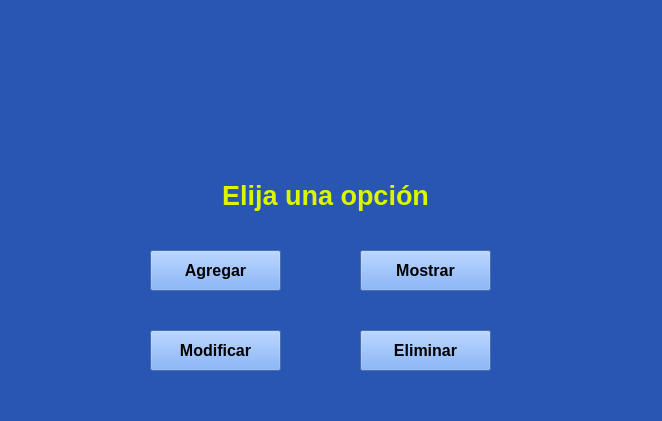
<?xml version="1.0" encoding="UTF-8"?>
<ui version="4.0">
 <class>Menu_Principal</class>
 <widget class="QMainWindow" name="Menu_Principal">
  <property name="geometry">
   <rect>
    <x>0</x>
    <y>0</y>
    <width>662</width>
    <height>421</height>
   </rect>
  </property>
  <property name="windowTitle">
   <string>MainWindow</string>
  </property>
  <property name="styleSheet">
   <string notr="true">background-color: rgb(41, 86, 178);</string>
  </property>
  <widget class="QWidget" name="centralwidget">
   <widget class="QLabel" name="lbl_Elegir">
    <property name="geometry">
     <rect>
      <x>200</x>
      <y>170</y>
      <width>251</width>
      <height>51</height>
     </rect>
    </property>
    <property name="text">
     <string>&lt;html&gt;&lt;head/&gt;&lt;body&gt;&lt;p align=&quot;center&quot;&gt;&lt;span style=&quot; font-size:20pt; font-weight:600; color:#dcf600;&quot;&gt;Elija una opción&lt;/span&gt;&lt;/p&gt;&lt;/body&gt;&lt;/html&gt;</string>
    </property>
    <property name="alignment">
     <set>Qt::AlignCenter</set>
    </property>
   </widget>
   <widget class="QLabel" name="lbl_Imagen">
    <property name="geometry">
     <rect>
      <x>130</x>
      <y>10</y>
      <width>381</width>
      <height>141</height>
     </rect>
    </property>
    <property name="layoutDirection">
     <enum>Qt::LeftToRight</enum>
    </property>
    <property name="styleSheet">
     <string notr="true">border-image: url(:/cct/ImagenPrincipal.jpg);</string>
    </property>
    <property name="text">
     <string/>
    </property>
    <property name="alignment">
     <set>Qt::AlignCenter</set>
    </property>
   </widget>
   <widget class="QPushButton" name="btn_Agregar">
    <property name="geometry">
     <rect>
      <x>150</x>
      <y>250</y>
      <width>131</width>
      <height>41</height>
     </rect>
    </property>
    <property name="font">
     <font>
      <pointsize>12</pointsize>
      <weight>75</weight>
      <bold>true</bold>
     </font>
    </property>
    <property name="styleSheet">
     <string notr="true">background-color: rgb(255, 91, 0);
background-color: rgb(101, 156, 239);</string>
    </property>
    <property name="text">
     <string>Agregar</string>
    </property>
   </widget>
   <widget class="QPushButton" name="btn_Mostrar">
    <property name="geometry">
     <rect>
      <x>360</x>
      <y>250</y>
      <width>131</width>
      <height>41</height>
     </rect>
    </property>
    <property name="font">
     <font>
      <pointsize>12</pointsize>
      <weight>75</weight>
      <bold>true</bold>
     </font>
    </property>
    <property name="styleSheet">
     <string notr="true">background-color: rgb(255, 91, 0);
background-color: rgb(101, 156, 239);</string>
    </property>
    <property name="text">
     <string>Mostrar</string>
    </property>
   </widget>
   <widget class="QPushButton" name="btn_Modificar">
    <property name="geometry">
     <rect>
      <x>150</x>
      <y>330</y>
      <width>131</width>
      <height>41</height>
     </rect>
    </property>
    <property name="font">
     <font>
      <pointsize>12</pointsize>
      <weight>75</weight>
      <bold>true</bold>
     </font>
    </property>
    <property name="styleSheet">
     <string notr="true">background-color: rgb(255, 91, 0);
background-color: rgb(101, 156, 239);</string>
    </property>
    <property name="text">
     <string>Modificar</string>
    </property>
   </widget>
   <widget class="QPushButton" name="btn_Eliminar">
    <property name="geometry">
     <rect>
      <x>360</x>
      <y>330</y>
      <width>131</width>
      <height>41</height>
     </rect>
    </property>
    <property name="font">
     <font>
      <pointsize>12</pointsize>
      <weight>75</weight>
      <bold>true</bold>
     </font>
    </property>
    <property name="styleSheet">
     <string notr="true">background-color: rgb(255, 91, 0);
background-color: rgb(101, 156, 239);</string>
    </property>
    <property name="text">
     <string>Eliminar</string>
    </property>
   </widget>
  </widget>
  <widget class="QMenuBar" name="menubar">
   <property name="geometry">
    <rect>
     <x>0</x>
     <y>0</y>
     <width>662</width>
     <height>21</height>
    </rect>
   </property>
  </widget>
  <widget class="QStatusBar" name="statusbar"/>
 </widget>
 <resources>
  <include location="logoPrincipal.qrc"/>
 </resources>
 <connections/>
</ui>
